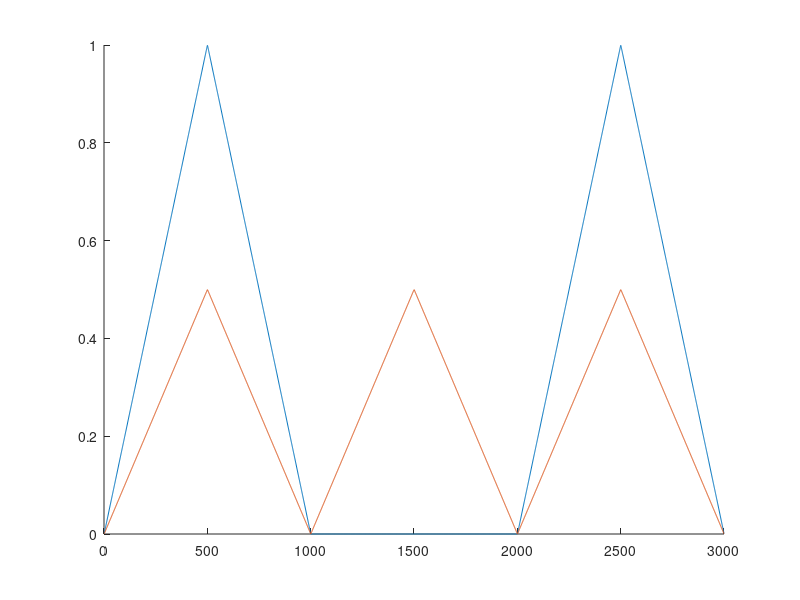

MATLAB code for this plot: (Note: this script raises an error after producing the figure.)
clc;
clear;
close all;
Fs = 256;
N = 1000;
x = triang(N);
dsf = 2; %downsampling factor
x1 = [x; zeros(N * (dsf-1), 1); x]; %not downsampeld
x2 = repmat(x, [dsf+1, 1]) * 1/dsf;%downsampled

fig = figure();
hold on;
ax(1) = plot(x1);
ax(2) = plot(x2);
hold off;
plotline(ax, 2);
br = 25;
plotcolor(ax(1), 'green', 'brightness', br);
plotcolor(ax(2), 'purple', 'brightness', br);
xdiff = length(x1) * 0;
xlim([0-xdiff length(x1)+xdiff]);
ylim([0 1.5]);
xticks([]);
yticks([]);
figsize(fig, 'u');
%% Save image
location = GetPath2Images(mfilename);
extension = "png";
SaveImage(fig, location, mfilename, extension);
% close all;
